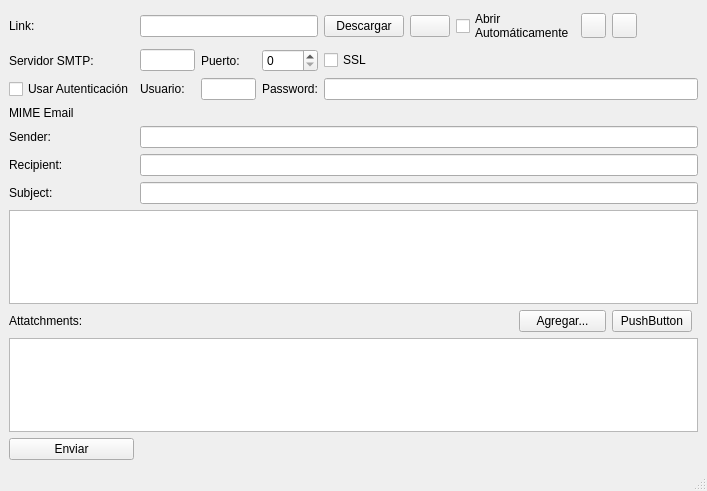
<?xml version="1.0" encoding="UTF-8"?>
<ui version="4.0">
 <class>MainWindow</class>
 <widget class="QMainWindow" name="MainWindow">
  <property name="geometry">
   <rect>
    <x>0</x>
    <y>0</y>
    <width>707</width>
    <height>491</height>
   </rect>
  </property>
  <property name="windowTitle">
   <string>SendMail</string>
  </property>
  <property name="windowIcon">
   <iconset resource="res/res.qrc">
    <normaloff>:/mail3.png</normaloff>:/mail3.png</iconset>
  </property>
  <widget class="QWidget" name="centralwidget">
   <layout class="QGridLayout" name="gridLayout">
    <item row="2" column="3">
     <widget class="QLabel" name="label_4">
      <property name="text">
       <string>Password:</string>
      </property>
     </widget>
    </item>
    <item row="10" column="0">
     <widget class="QPushButton" name="btnSend">
      <property name="text">
       <string>Enviar</string>
      </property>
      <property name="icon">
       <iconset resource="res/res.qrc">
        <normaloff>:/send.png</normaloff>:/send.png</iconset>
      </property>
      <property name="iconSize">
       <size>
        <width>24</width>
        <height>24</height>
       </size>
      </property>
     </widget>
    </item>
    <item row="0" column="0">
     <widget class="QLabel" name="label_10">
      <property name="text">
       <string>Link:</string>
      </property>
     </widget>
    </item>
    <item row="3" column="0">
     <widget class="QLabel" name="label_5">
      <property name="text">
       <string>MIME Email</string>
      </property>
     </widget>
    </item>
    <item row="1" column="1">
     <widget class="QLineEdit" name="lnEdtSMTP"/>
    </item>
    <item row="2" column="0">
     <widget class="QCheckBox" name="chkAuth">
      <property name="text">
       <string>Usar Autenticación</string>
      </property>
     </widget>
    </item>
    <item row="6" column="0">
     <widget class="QLabel" name="label_9">
      <property name="text">
       <string>Subject:</string>
      </property>
     </widget>
    </item>
    <item row="2" column="2">
     <widget class="QLineEdit" name="lnEdtUser"/>
    </item>
    <item row="0" column="4">
     <widget class="QPushButton" name="btnGet">
      <property name="text">
       <string>Descargar</string>
      </property>
      <property name="icon">
       <iconset resource="res/res.qrc">
        <normaloff>:/download.png</normaloff>:/download.png</iconset>
      </property>
      <property name="iconSize">
       <size>
        <width>24</width>
        <height>24</height>
       </size>
      </property>
     </widget>
    </item>
    <item row="0" column="5">
     <widget class="QPushButton" name="btnNFile">
      <property name="toolTip">
       <string>Obtener nombre del archivo</string>
      </property>
      <property name="text">
       <string/>
      </property>
      <property name="icon">
       <iconset resource="res/res.qrc">
        <normaloff>:/filename.png</normaloff>:/filename.png</iconset>
      </property>
      <property name="iconSize">
       <size>
        <width>48</width>
        <height>48</height>
       </size>
      </property>
     </widget>
    </item>
    <item row="1" column="2">
     <widget class="QLabel" name="label_2">
      <property name="text">
       <string>Puerto:</string>
      </property>
     </widget>
    </item>
    <item row="4" column="0">
     <widget class="QLabel" name="label_6">
      <property name="text">
       <string>Sender:</string>
      </property>
     </widget>
    </item>
    <item row="1" column="0">
     <widget class="QLabel" name="label">
      <property name="text">
       <string>Servidor SMTP:</string>
      </property>
     </widget>
    </item>
    <item row="5" column="0">
     <widget class="QLabel" name="label_7">
      <property name="text">
       <string>Recipient:</string>
      </property>
     </widget>
    </item>
    <item row="2" column="1">
     <widget class="QLabel" name="label_3">
      <property name="text">
       <string>Usuario:</string>
      </property>
     </widget>
    </item>
    <item row="1" column="3">
     <widget class="QSpinBox" name="spPort">
      <property name="maximum">
       <number>999</number>
      </property>
     </widget>
    </item>
    <item row="8" column="0">
     <widget class="QLabel" name="label_8">
      <property name="text">
       <string>Attatchments:</string>
      </property>
     </widget>
    </item>
    <item row="1" column="4" colspan="4">
     <widget class="QCheckBox" name="chkSSL">
      <property name="text">
       <string>SSL</string>
      </property>
     </widget>
    </item>
    <item row="0" column="1" colspan="3">
     <widget class="QLineEdit" name="lnEdtUrl"/>
    </item>
    <item row="8" column="10">
     <layout class="QVBoxLayout" name="lyImg"/>
    </item>
    <item row="8" column="7" colspan="2">
     <widget class="QPushButton" name="btnAttach">
      <property name="text">
       <string>Agregar...</string>
      </property>
      <property name="icon">
       <iconset resource="res/res.qrc">
        <normaloff>:/add.png</normaloff>:/add.png</iconset>
      </property>
      <property name="iconSize">
       <size>
        <width>24</width>
        <height>24</height>
       </size>
      </property>
     </widget>
    </item>
    <item row="8" column="9">
     <widget class="QPushButton" name="pushButton">
      <property name="text">
       <string>PushButton</string>
      </property>
     </widget>
    </item>
    <item row="0" column="9">
     <widget class="QPushButton" name="btnOpt">
      <property name="minimumSize">
       <size>
        <width>25</width>
        <height>25</height>
       </size>
      </property>
      <property name="maximumSize">
       <size>
        <width>25</width>
        <height>25</height>
       </size>
      </property>
      <property name="text">
       <string/>
      </property>
      <property name="icon">
       <iconset resource="res/res.qrc">
        <normaloff>:/opt.png</normaloff>:/opt.png</iconset>
      </property>
      <property name="iconSize">
       <size>
        <width>24</width>
        <height>24</height>
       </size>
      </property>
     </widget>
    </item>
    <item row="0" column="8">
     <widget class="QPushButton" name="btnSave">
      <property name="minimumSize">
       <size>
        <width>25</width>
        <height>25</height>
       </size>
      </property>
      <property name="maximumSize">
       <size>
        <width>25</width>
        <height>25</height>
       </size>
      </property>
      <property name="text">
       <string/>
      </property>
      <property name="icon">
       <iconset resource="res/res.qrc">
        <normaloff>:/save2.png</normaloff>:/save2.png</iconset>
      </property>
      <property name="iconSize">
       <size>
        <width>24</width>
        <height>24</height>
       </size>
      </property>
     </widget>
    </item>
    <item row="0" column="6" colspan="2">
     <widget class="QCheckBox" name="chkOpen">
      <property name="text">
       <string>Abrir
Automáticamente</string>
      </property>
     </widget>
    </item>
    <item row="2" column="4" colspan="7">
     <widget class="QLineEdit" name="lnEdtPasswd"/>
    </item>
    <item row="4" column="1" colspan="10">
     <widget class="QLineEdit" name="lnEdtSender"/>
    </item>
    <item row="5" column="1" colspan="10">
     <widget class="QLineEdit" name="lnEdtRecip"/>
    </item>
    <item row="6" column="1" colspan="10">
     <widget class="QLineEdit" name="lnEdtSubj"/>
    </item>
    <item row="7" column="0" colspan="11">
     <widget class="QTextEdit" name="txtMsg"/>
    </item>
    <item row="9" column="0" colspan="11">
     <widget class="QListWidget" name="lstWAttach"/>
    </item>
   </layout>
  </widget>
  <widget class="QStatusBar" name="statusbar"/>
 </widget>
 <tabstops>
  <tabstop>lnEdtUrl</tabstop>
  <tabstop>btnGet</tabstop>
  <tabstop>btnNFile</tabstop>
  <tabstop>chkOpen</tabstop>
  <tabstop>btnSave</tabstop>
  <tabstop>btnOpt</tabstop>
  <tabstop>lnEdtSMTP</tabstop>
  <tabstop>spPort</tabstop>
  <tabstop>chkSSL</tabstop>
  <tabstop>chkAuth</tabstop>
  <tabstop>lnEdtUser</tabstop>
  <tabstop>lnEdtPasswd</tabstop>
  <tabstop>lnEdtSender</tabstop>
  <tabstop>lnEdtRecip</tabstop>
  <tabstop>lnEdtSubj</tabstop>
  <tabstop>txtMsg</tabstop>
  <tabstop>btnAttach</tabstop>
  <tabstop>pushButton</tabstop>
  <tabstop>lstWAttach</tabstop>
  <tabstop>btnSend</tabstop>
 </tabstops>
 <resources>
  <include location="res/res.qrc"/>
 </resources>
 <connections/>
</ui>
